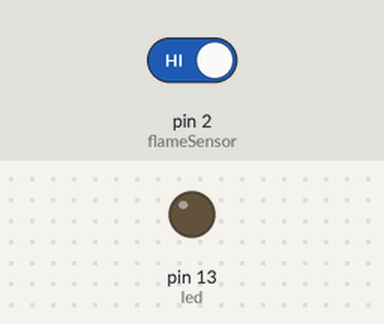
Simulated run of this sketch. Board: Arduino Uno, built with avr-gcc and run on an emulated ATmega328P. On the bench: output pins drawn as LEDs (lit = HIGH). Inputs (shaded band) come from the test bench; at power-on: pin 2 (flameSensor) HIGH. What the sketch prints to the serial monitor is not drawn.

Above: at 1.8 s.
1.9 s: pin 2 (flameSensor) driven LOW
At 2.7 s:
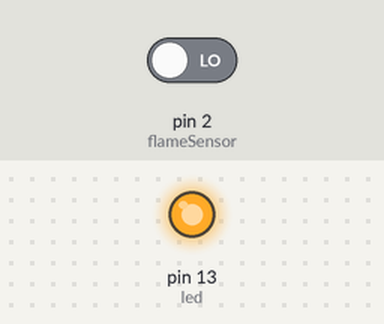
3.5 s: pin 2 (flameSensor) driven HIGH
At 3.9 s:
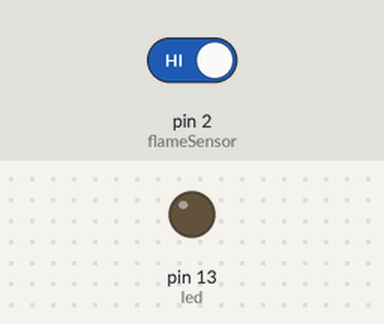
Timing chart, 0 to 6.5 s (numbered marks = the images above; inputs shaded):
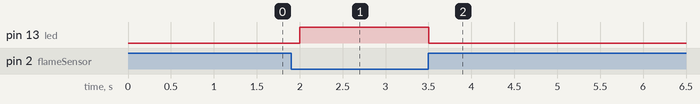

Measured:
- after the input at 1.9 s, pin 13 (led): LOW → HIGH after 0.10 s
- after the input at 3.5 s, pin 13 (led): HIGH → LOW at once

The sketch:

flame_sensor.ino
```cpp
int flameSensor = 2;   // Flame sensor connected to Digital Pin 2
int led = 13;          // Built-in LED

void setup() {
  pinMode(flameSensor, INPUT);
  pinMode(led, OUTPUT);
  Serial.begin(9600);
}

void loop() {
  int flame = digitalRead(flameSensor);

  if (flame == LOW) {   // Flame detected (most modules are active LOW)
    Serial.println("🔥 Flame Detected!");
    digitalWrite(led, HIGH);
  } else {
    Serial.println("✅ No Flame");
    digitalWrite(led, LOW);
  }

  delay(500);
}
```
